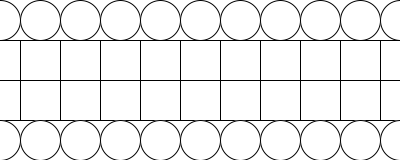
Frame 1 (no input)
Frame 60 (the mouse pressed at the canvas centre just before this capture): identical to frame 1, image omitted
Frame 120 (the mouse held since frame 60 and released just before this capture): identical to frame 1, image omitted

The Processing sketch that drew this single still picture (run headless with seeded random() and noise(); from frame 60 on, the mouse is pressed at the canvas centre):

// Processing sketch: COD_207_exam_solution_B_2
// ── COD_207_exam_solution_B_2.pde
String s;
float a,b,c;

void setup() {
  size(400,160);
  a = 5.3;
  b = 0.5;
  c = a * b;
}

void draw() {
  background(255);
  
  for(int i = 0; i <= 400; i = i + 40){
    rectMode(CENTER);
    if(i % 2 == 0) {
      ellipse(i,20,40,40);
    }
    
    if(i % 4 == 0) {
      rect(i,60,40,40);
    }
    
    if(i % 2 == 0 && i % 4 == 0) {
      rect(i,100,40,40);
      ellipse(i,140,40,40);
    }
  }
}
